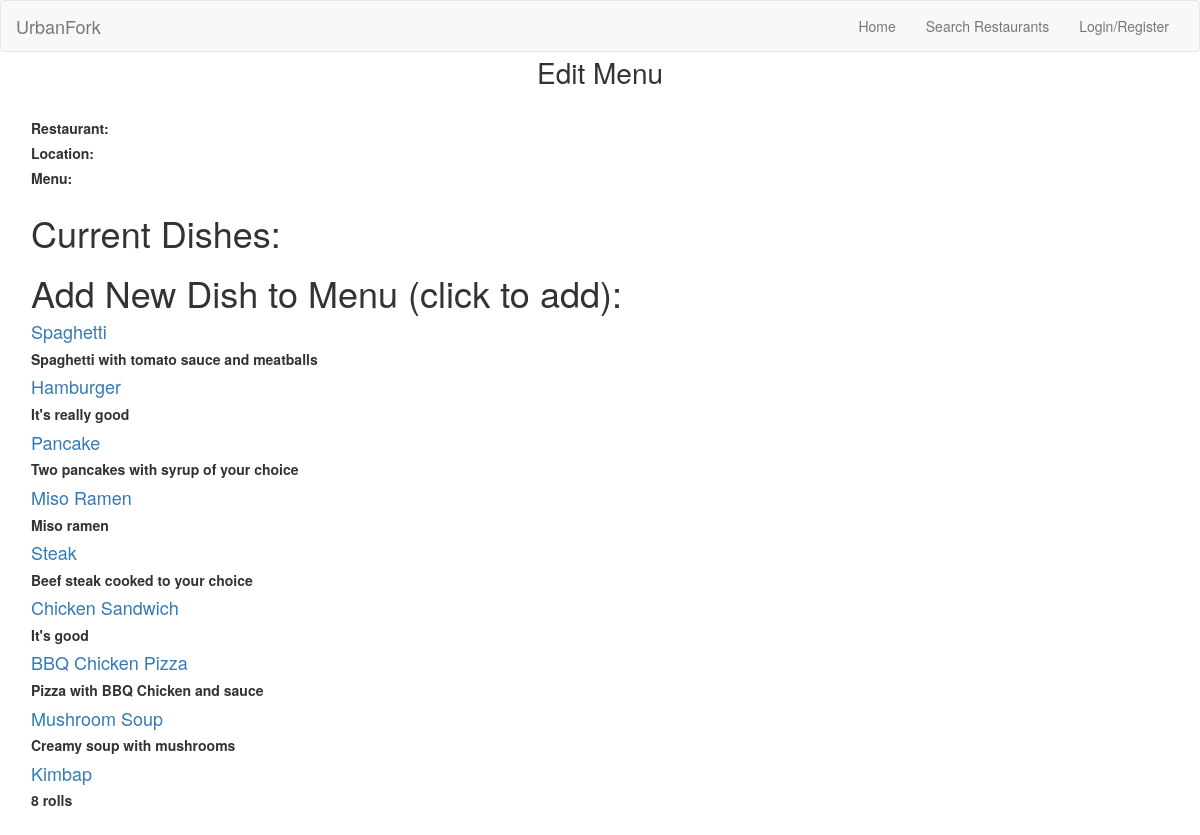
The app's page /edit_menu.php, older data.
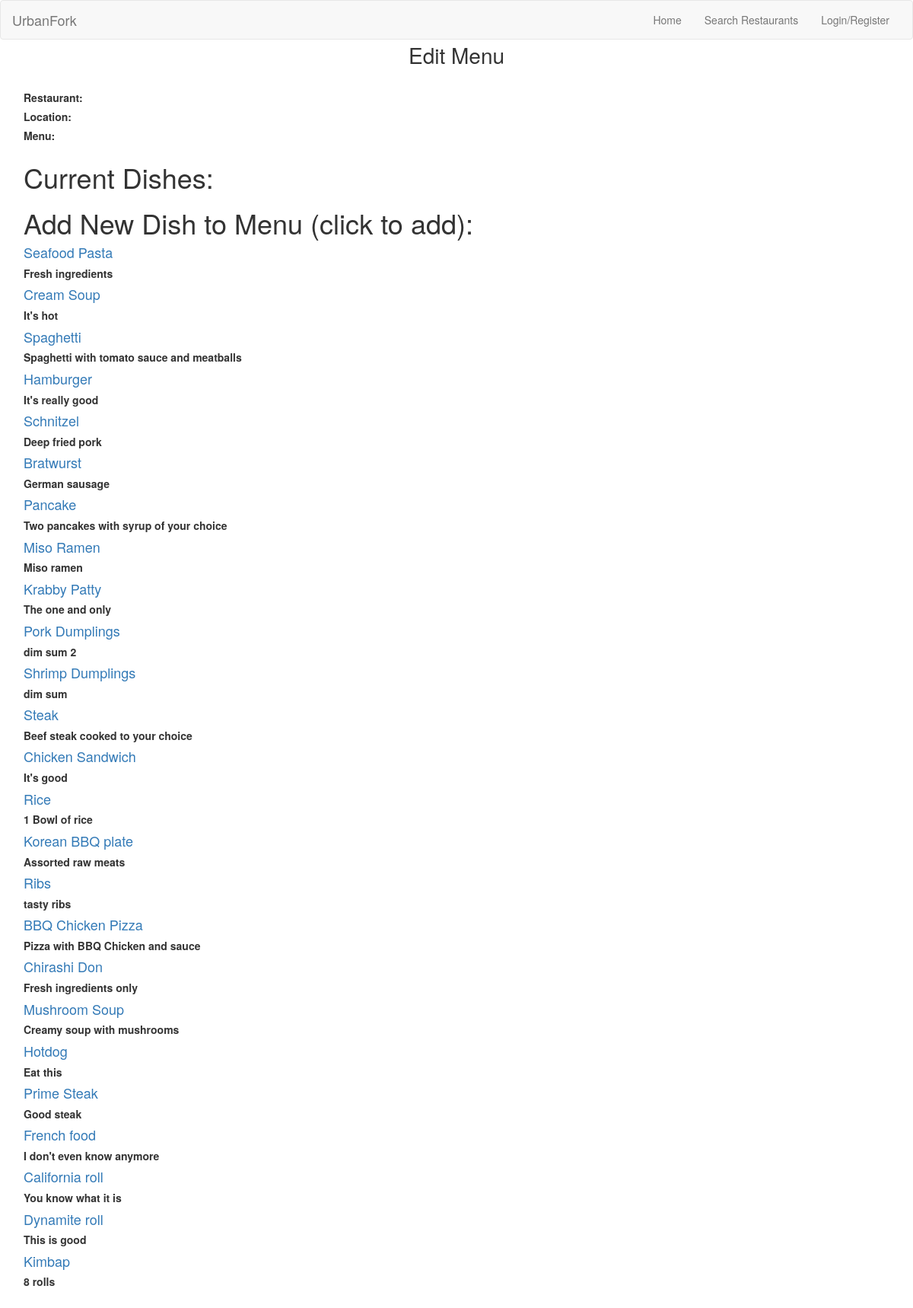
The same page, newer data.
### tables this page shows
CREATE TABLE `dishes` (
  `dishid` int(11) NOT NULL,
  `dname` varchar(50) NOT NULL,
  `description` varchar(100) NOT NULL,
  `price` float NOT NULL
);

### edit_menu.php (the view, shortened to what this page needs)
<!DOCTYPE html>
<?php include("header.php");?>
<html lang="en">
<head>
  <link href="css/bootstrap.css" rel="stylesheet">
  <link href="css/style.css" rel="stylesheet">
  <link href="css/register.css" rel="stylesheet">
  <link href="css/edit_restaurant_menu.css" rel="stylesheet">
</head>
<body>
  <?php
    $rname = $_GET['rname'];
    $location = $_GET['location'];
    $type = $_GET['type'];
  ?>
  <p class="text-center login-title">Edit Menu</p>
      <div class="container">
        <?php echo "<label><b>Restaurant: $rname</b></label>"; ?>
        <br>
        <?php echo "<label><b>Location: $location</b></label>"; ?>
        <br>
        <?php echo "<label><b>Menu: $type</b></label>"; ?>
        <br>
        <h1>Current Dishes:</h1>
        <?php
        $hrefRname = str_replace(' ', '%20', $rname);
        $hrefLoc = str_replace(' ', '%20', $location);
        $hrefType = str_replace(' ', '%20', $type);
        echo "<h1>Add New Dish to Menu (click to add):</h1>";
        $sql="SELECT * FROM dishes WHERE dishid NOT IN (SELECT dishid FROM contains WHERE rname = '" . $rname . "' AND location = '" . $location . "' AND type = '" . $type . "'" . ")";
        $result = mysqli_query($con, $sql) or die(mysqli_error($con));
        while($row = mysqli_fetch_array($result)){
          $dishid = $row['dishid'];
          $dname = $row['dname'];
          $description = $row['description'];
          $edit_menu_address = "edit_menu_process.php?rname=".$hrefRname."&location=".$hrefLoc."&type=".$hrefType."&dishid=".$dishid;
          echo "<h4><a class=\"text-center\" onclick=\"myFunction()\" href=$edit_menu_address>$dname</a></h4>";
          echo "<h5><b>$description</b></h5>";
        }
        ?>
        </div>
</body>
</html>

### header.php (shortened to what this page needs)
<nav class="navbar navbar-default">
  <div class="container-fluid">
    <div class="navbar-header">
      <a class="navbar-brand" href="index.php">UrbanFork</a>
    </div>
    <div class="collapse navbar-collapse" id="bs-example-navbar-collapse-1">
    <ul class="nav navbar-nav navbar-right">
      <li id="home"><a href="index.php">Home</a></li>
      <li id="search"><a href="search.php">Search Restaurants</a></li>
      <?php
        if (isset($_SESSION['username']) || isset($_SESSION['admin_userid'])) {
          if (isset($_SESSION['admin_userid'])) {
            echo '<li id="admin_manage"><a href="admin_manage.php">Manage</a></li>';
            echo '<li id="add_restaurant"><a href="add_restaurant.php">Add Restaurant</a></li>';
          } else {
            echo '<li id="Favourites"><a href="Favourites.php">Favourites</a></li>';
          }
          echo '<li><a href="logout.php">Logout</a></li>';
        } else {
          echo '<li id="login" ><a href="login.php">Login/Register</a></li>';
        }
      ?>
    </ul>
    </div>
  </div>
</nav>

### css/style.css (style rules this page uses)
body { min-height: 75rem; }
.navbar { margin-bottom: 0; }

### css/register.css (style rules this page uses)
.container { padding: 16px; }
body { align-content: center; }
.login-title { font-size: 200%; }

### css/edit_restaurant_menu.css (style rules this page uses)
* { .border-radius(0) !important; }

Row changes from the older to the newer data that the page shows:
added dishes: dname "Seafood Pasta", description "Fresh ingredients"
added dishes: dname "Cream Soup", description "It's hot"
added dishes: dname "Schnitzel", description "Deep fried pork"
added dishes: dname "Bratwurst", description "German sausage"
added dishes: dname "Krabby Patty", description "The one and only"
added dishes: dname "Pork Dumplings", description "dim sum 2"
added dishes: dname "Shrimp Dumplings", description "dim sum"
added dishes: dname "Rice", description "1 Bowl of rice"
added dishes: dname "Korean BBQ plate", description "Assorted raw meats"
added dishes: dname "Ribs", description "tasty ribs"
added dishes: dname "Chirashi Don", description "Fresh ingredients only"
added dishes: dname "Hotdog", description "Eat this"
added dishes: dname "Prime Steak", description "Good steak"
added dishes: dname "French food", description "I don't even know anymore"
added dishes: dname "California roll", description "You know what it is"
added dishes: dname "Dynamite roll", description "This is good"
